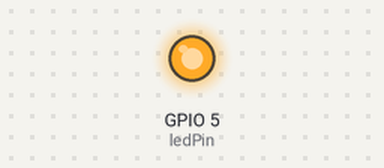
Simulated run of this sketch. Board: ESP32. Parts: output pins drawn as LEDs (lit = HIGH). What the sketch prints to the serial monitor is not drawn.

Above: at 2.5 s.
At 7.5 s:
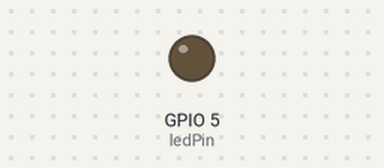
Timing chart, 0 to 13.0 s (numbered marks = the images above):
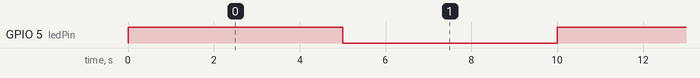

Measured:
- by itself, GPIO 5 (ledPin): alternates HIGH for 5.0 s and LOW for 5.0 s

The sketch:

ESP32_Blink.ino
```cpp
int ledPin = 5;

void setup()
{
    pinMode(ledPin, OUTPUT);
    Serial.begin(115200);
}

void loop()
{
    Serial.println("Hello, world!");
    digitalWrite(ledPin, HIGH);
    delay(5000);
    digitalWrite(ledPin, LOW);
    delay(5000);
}
```
